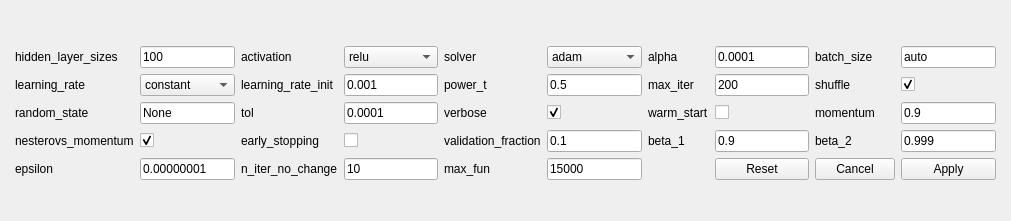
<?xml version="1.0" encoding="UTF-8"?>
<ui version="4.0">
 <class>ANN_advset</class>
 <widget class="QMainWindow" name="ANN_advset">
  <property name="geometry">
   <rect>
    <x>0</x>
    <y>0</y>
    <width>1011</width>
    <height>221</height>
   </rect>
  </property>
  <property name="windowTitle">
   <string>ANN Advanced Settings</string>
  </property>
  <widget class="QWidget" name="centralwidget">
   <layout class="QVBoxLayout" name="verticalLayout">
    <item>
     <layout class="QGridLayout" name="gridLayout">
      <property name="leftMargin">
       <number>6</number>
      </property>
      <property name="topMargin">
       <number>6</number>
      </property>
      <property name="rightMargin">
       <number>6</number>
      </property>
      <item row="1" column="6">
       <widget class="QLineEdit" name="power_tLineEdit">
        <property name="text">
         <string>0.5</string>
        </property>
       </widget>
      </item>
      <item row="1" column="9">
       <widget class="QLabel" name="shuffleLabel">
        <property name="toolTip">
         <string>Whether to shuffle samples in each iteration. Only used when solver=’sgd’ or ‘adam’.</string>
        </property>
        <property name="text">
         <string>shuffle</string>
        </property>
       </widget>
      </item>
      <item row="1" column="4">
       <widget class="QLineEdit" name="learning_rate_initLineEdit">
        <property name="text">
         <string>0.001</string>
        </property>
       </widget>
      </item>
      <item row="1" column="3">
       <widget class="QLabel" name="learning_rate_initLabel">
        <property name="toolTip">
         <string>The initial learning rate used. It controls the step-size in updating the weights. Only used when solver=’sgd’ or ‘adam’.</string>
        </property>
        <property name="text">
         <string>learning_rate_init</string>
        </property>
       </widget>
      </item>
      <item row="1" column="5">
       <widget class="QLabel" name="power_tLabel">
        <property name="toolTip">
         <string>The exponent for inverse scaling learning rate. It is used in updating effective learning rate when the learning_rate is set to ‘invscaling’. Only used when solver=’sgd’.</string>
        </property>
        <property name="text">
         <string>power_t</string>
        </property>
       </widget>
      </item>
      <item row="1" column="7">
       <widget class="QLabel" name="max_iterLabel">
        <property name="toolTip">
         <string>Maximum number of iterations. The solver iterates until convergence (determined by ‘tol’) or this number of iterations. For stochastic solvers (‘sgd’, ‘adam’), note that this determines the number of epochs (how many times each data point will be used), not the number of gradient steps.</string>
        </property>
        <property name="text">
         <string>max_iter</string>
        </property>
       </widget>
      </item>
      <item row="0" column="8">
       <widget class="QLineEdit" name="alphaLineEdit">
        <property name="text">
         <string>0.0001</string>
        </property>
       </widget>
      </item>
      <item row="1" column="8">
       <widget class="QLineEdit" name="max_iterLineEdit">
        <property name="text">
         <string>200</string>
        </property>
       </widget>
      </item>
      <item row="4" column="11">
       <widget class="QLineEdit" name="momentumLineEdit">
        <property name="text">
         <string>0.9</string>
        </property>
       </widget>
      </item>
      <item row="0" column="9">
       <widget class="QLabel" name="batch_sizeLabel">
        <property name="toolTip">
         <string>Size of minibatches for stochastic optimizers. If the solver is ‘lbfgs’, the classifier will not use minibatch. When set to “auto”, batch_size=min(200, n_samples)</string>
        </property>
        <property name="text">
         <string>batch_size</string>
        </property>
       </widget>
      </item>
      <item row="0" column="11">
       <widget class="QLineEdit" name="batch_sizeLineEdit">
        <property name="text">
         <string>auto</string>
        </property>
       </widget>
      </item>
      <item row="4" column="5">
       <widget class="QLabel" name="verboseLabel">
        <property name="toolTip">
         <string>Whether to print progress messages to stdout.</string>
        </property>
        <property name="text">
         <string>verbose</string>
        </property>
       </widget>
      </item>
      <item row="0" column="1">
       <widget class="QLabel" name="hidden_layer_sizesLabel">
        <property name="toolTip">
         <string>The ith element represents the number of neurons in the ith hidden layer.</string>
        </property>
        <property name="text">
         <string>hidden_layer_sizes</string>
        </property>
       </widget>
      </item>
      <item row="0" column="5">
       <widget class="QLabel" name="solverLabel">
        <property name="toolTip">
         <string>    The solver for weight optimization.

        ‘lbfgs’ is an optimizer in the family of quasi-Newton methods.
        ‘sgd’ refers to stochastic gradient descent.
        ‘adam’ refers to a stochastic gradient-based optimizer proposed by Kingma, Diederik, and Jimmy Ba

    Note: The default solver ‘adam’ works pretty well on relatively large datasets (with thousands of training samples or more) in terms of both training time and validation score. For small datasets, however, ‘lbfgs’ can converge faster and perform better.</string>
        </property>
        <property name="text">
         <string>solver</string>
        </property>
       </widget>
      </item>
      <item row="4" column="1">
       <widget class="QLabel" name="random_stateLabel">
        <property name="toolTip">
         <string>If int, random_state is the seed used by the random number generator; If RandomState instance, random_state is the random number generator; If None, the random number generator is the RandomState instance used by np.random.</string>
        </property>
        <property name="text">
         <string>random_state</string>
        </property>
       </widget>
      </item>
      <item row="0" column="3">
       <widget class="QLabel" name="activationLabel">
        <property name="toolTip">
         <string>    Activation function for the hidden layer.

        ‘identity’, no-op activation, useful to implement linear bottleneck, returns f(x) = x
        ‘logistic’, the logistic sigmoid function, returns f(x) = 1 / (1 + exp(-x)).
        ‘tanh’, the hyperbolic tan function, returns f(x) = tanh(x).
        ‘relu’, the rectified linear unit function, returns f(x) = max(0, x)</string>
        </property>
        <property name="text">
         <string>activation</string>
        </property>
       </widget>
      </item>
      <item row="0" column="7">
       <widget class="QLabel" name="alphaLabel">
        <property name="toolTip">
         <string>L2 penalty (regularization term) parameter.</string>
        </property>
        <property name="text">
         <string>alpha</string>
        </property>
       </widget>
      </item>
      <item row="0" column="2">
       <widget class="QLineEdit" name="hidden_layer_sizesLineEdit">
        <property name="text">
         <string>100</string>
        </property>
       </widget>
      </item>
      <item row="1" column="1">
       <widget class="QLabel" name="learning_rateLabel">
        <property name="toolTip">
         <string>    Learning rate schedule for weight updates.

        ‘constant’ is a constant learning rate given by ‘learning_rate_init’.
        ‘invscaling’ gradually decreases the learning rate at each time step ‘t’ using an inverse scaling exponent of ‘power_t’. effective_learning_rate = learning_rate_init / pow(t, power_t)
        ‘adaptive’ keeps the learning rate constant to ‘learning_rate_init’ as long as training loss keeps decreasing. Each time two consecutive epochs fail to decrease training loss by at least tol, or fail to increase validation score by at least tol if ‘early_stopping’ is on, the current learning rate is divided by 5.

    Only used when solver='sgd'.</string>
        </property>
        <property name="text">
         <string>learning_rate</string>
        </property>
       </widget>
      </item>
      <item row="4" column="2">
       <widget class="QLineEdit" name="random_stateLineEdit">
        <property name="text">
         <string>None</string>
        </property>
       </widget>
      </item>
      <item row="4" column="3">
       <widget class="QLabel" name="tolLabel">
        <property name="toolTip">
         <string>Tolerance for the optimization. When the loss or score is not improving by at least tol for n_iter_no_change consecutive iterations, unless learning_rate is set to ‘adaptive’, convergence is considered to be reached and training stops.</string>
        </property>
        <property name="text">
         <string>tol</string>
        </property>
       </widget>
      </item>
      <item row="4" column="7">
       <widget class="QLabel" name="warm_startLabel">
        <property name="toolTip">
         <string>When set to True, reuse the solution of the previous call to fit as initialization, otherwise, just erase the previous solution.</string>
        </property>
        <property name="text">
         <string>warm_start</string>
        </property>
       </widget>
      </item>
      <item row="4" column="9">
       <widget class="QLabel" name="momentumLabel">
        <property name="toolTip">
         <string>Momentum for gradient descent update. Should be between 0 and 1. Only used when solver=’sgd’.</string>
        </property>
        <property name="text">
         <string>momentum</string>
        </property>
       </widget>
      </item>
      <item row="4" column="4">
       <widget class="QLineEdit" name="tolLineEdit">
        <property name="text">
         <string>0.0001</string>
        </property>
       </widget>
      </item>
      <item row="5" column="1">
       <widget class="QLabel" name="nesterovs_momentumLabel">
        <property name="toolTip">
         <string>Whether to use Nesterov’s momentum. Only used when solver=’sgd’ and momentum &gt; 0.</string>
        </property>
        <property name="text">
         <string>nesterovs_momentum</string>
        </property>
       </widget>
      </item>
      <item row="5" column="5">
       <widget class="QLabel" name="validation_fractionLabel">
        <property name="toolTip">
         <string>The proportion of training data to set aside as validation set for early stopping. Must be between 0 and 1. Only used if early_stopping is True</string>
        </property>
        <property name="text">
         <string>validation_fraction</string>
        </property>
       </widget>
      </item>
      <item row="5" column="7">
       <widget class="QLabel" name="beta_1Label">
        <property name="toolTip">
         <string>Exponential decay rate for estimates of first moment vector in adam, should be in [0, 1). Only used when solver=’adam’</string>
        </property>
        <property name="frameShape">
         <enum>QFrame::NoFrame</enum>
        </property>
        <property name="text">
         <string>beta_1</string>
        </property>
       </widget>
      </item>
      <item row="5" column="8">
       <widget class="QLineEdit" name="beta_1LineEdit">
        <property name="enabled">
         <bool>true</bool>
        </property>
        <property name="autoFillBackground">
         <bool>false</bool>
        </property>
        <property name="text">
         <string>0.9</string>
        </property>
        <property name="frame">
         <bool>true</bool>
        </property>
        <property name="echoMode">
         <enum>QLineEdit::Normal</enum>
        </property>
        <property name="clearButtonEnabled">
         <bool>false</bool>
        </property>
       </widget>
      </item>
      <item row="5" column="3">
       <widget class="QLabel" name="early_stoppingLabel">
        <property name="toolTip">
         <string>Whether to use early stopping to terminate training when validation score is not improving. If set to true, it will automatically set aside 10% of training data as validation and terminate training when validation score is not improving by at least tol for n_iter_no_change consecutive epochs. Only effective when solver=’sgd’ or ‘adam’</string>
        </property>
        <property name="text">
         <string>early_stopping</string>
        </property>
       </widget>
      </item>
      <item row="5" column="11">
       <widget class="QLineEdit" name="beta_2LineEdit">
        <property name="text">
         <string>0.999</string>
        </property>
       </widget>
      </item>
      <item row="5" column="9">
       <widget class="QLabel" name="beta_2Label">
        <property name="toolTip">
         <string>Exponential decay rate for estimates of second moment vector in adam, should be in [0, 1). Only used when solver=’adam’</string>
        </property>
        <property name="text">
         <string>beta_2</string>
        </property>
       </widget>
      </item>
      <item row="5" column="6">
       <widget class="QLineEdit" name="validation_fractionLineEdit">
        <property name="text">
         <string>0.1</string>
        </property>
       </widget>
      </item>
      <item row="12" column="11">
       <widget class="QPushButton" name="applyPushButton">
        <property name="text">
         <string>Apply</string>
        </property>
       </widget>
      </item>
      <item row="12" column="1">
       <widget class="QLabel" name="epsilonLabel">
        <property name="toolTip">
         <string>Value for numerical stability in adam. Only used when solver=’adam’</string>
        </property>
        <property name="text">
         <string>epsilon</string>
        </property>
       </widget>
      </item>
      <item row="12" column="2">
       <widget class="QLineEdit" name="epsilonLineEdit">
        <property name="text">
         <string>0.00000001</string>
        </property>
       </widget>
      </item>
      <item row="12" column="3">
       <widget class="QLabel" name="n_iter_no_changeLabel">
        <property name="toolTip">
         <string>Maximum number of epochs to not meet tol improvement. Only effective when solver=’sgd’ or ‘adam’</string>
        </property>
        <property name="text">
         <string>n_iter_no_change</string>
        </property>
       </widget>
      </item>
      <item row="12" column="4">
       <widget class="QLineEdit" name="n_iter_no_changeLineEdit">
        <property name="text">
         <string>10</string>
        </property>
       </widget>
      </item>
      <item row="0" column="4">
       <widget class="QComboBox" name="activationComboBox">
        <item>
         <property name="text">
          <string>relu</string>
         </property>
        </item>
        <item>
         <property name="text">
          <string>identity</string>
         </property>
        </item>
        <item>
         <property name="text">
          <string>logistic</string>
         </property>
        </item>
        <item>
         <property name="text">
          <string>tanh</string>
         </property>
        </item>
       </widget>
      </item>
      <item row="0" column="6">
       <widget class="QComboBox" name="solverComboBox">
        <item>
         <property name="text">
          <string>adam</string>
         </property>
        </item>
        <item>
         <property name="text">
          <string>lbfgs</string>
         </property>
        </item>
        <item>
         <property name="text">
          <string>sgd</string>
         </property>
        </item>
       </widget>
      </item>
      <item row="1" column="2">
       <widget class="QComboBox" name="learning_rateComboBox">
        <item>
         <property name="text">
          <string>constant</string>
         </property>
        </item>
        <item>
         <property name="text">
          <string>invscaling</string>
         </property>
        </item>
        <item>
         <property name="text">
          <string>adaptive</string>
         </property>
        </item>
       </widget>
      </item>
      <item row="1" column="11">
       <widget class="QCheckBox" name="shuffleCheckBox">
        <property name="text">
         <string/>
        </property>
        <property name="checked">
         <bool>true</bool>
        </property>
       </widget>
      </item>
      <item row="4" column="6">
       <widget class="QCheckBox" name="verboseCheckBox">
        <property name="text">
         <string/>
        </property>
        <property name="checked">
         <bool>true</bool>
        </property>
       </widget>
      </item>
      <item row="4" column="8">
       <widget class="QCheckBox" name="warm_startCheckBox">
        <property name="text">
         <string/>
        </property>
       </widget>
      </item>
      <item row="5" column="2">
       <widget class="QCheckBox" name="nesterovs_momentumCheckBox">
        <property name="text">
         <string/>
        </property>
        <property name="checked">
         <bool>true</bool>
        </property>
       </widget>
      </item>
      <item row="5" column="4">
       <widget class="QCheckBox" name="early_stoppingCheckBox">
        <property name="text">
         <string/>
        </property>
       </widget>
      </item>
      <item row="12" column="5">
       <widget class="QLabel" name="max_funLabel">
        <property name="toolTip">
         <string>&lt;html&gt;&lt;head/&gt;&lt;body&gt;&lt;p&gt;Only used when solver=’lbfgs’. Maximum number of loss function calls. The solver iterates until convergence (determined by ‘tol’), number of iterations reaches max_iter, or this number of loss function calls. Note that number of loss function calls will be greater than or equal to the number of iterations for the &lt;span style=&quot; font-family:'Courier New';&quot;&gt;MLPClassifier&lt;/span&gt;.&lt;/p&gt;&lt;/body&gt;&lt;/html&gt;</string>
        </property>
        <property name="text">
         <string>max_fun</string>
        </property>
       </widget>
      </item>
      <item row="12" column="6">
       <widget class="QLineEdit" name="max_funLineEdit">
        <property name="text">
         <string>15000</string>
        </property>
       </widget>
      </item>
      <item row="12" column="9">
       <widget class="QPushButton" name="cancelPushButton">
        <property name="text">
         <string>Cancel</string>
        </property>
       </widget>
      </item>
      <item row="12" column="8">
       <widget class="QPushButton" name="resetpushButton">
        <property name="text">
         <string>Reset</string>
        </property>
       </widget>
      </item>
     </layout>
    </item>
   </layout>
  </widget>
 </widget>
 <tabstops>
  <tabstop>hidden_layer_sizesLineEdit</tabstop>
  <tabstop>activationComboBox</tabstop>
  <tabstop>solverComboBox</tabstop>
  <tabstop>alphaLineEdit</tabstop>
  <tabstop>batch_sizeLineEdit</tabstop>
  <tabstop>learning_rateComboBox</tabstop>
  <tabstop>learning_rate_initLineEdit</tabstop>
  <tabstop>power_tLineEdit</tabstop>
  <tabstop>max_iterLineEdit</tabstop>
  <tabstop>shuffleCheckBox</tabstop>
  <tabstop>random_stateLineEdit</tabstop>
  <tabstop>tolLineEdit</tabstop>
  <tabstop>verboseCheckBox</tabstop>
  <tabstop>warm_startCheckBox</tabstop>
  <tabstop>momentumLineEdit</tabstop>
  <tabstop>nesterovs_momentumCheckBox</tabstop>
  <tabstop>early_stoppingCheckBox</tabstop>
  <tabstop>validation_fractionLineEdit</tabstop>
  <tabstop>beta_1LineEdit</tabstop>
  <tabstop>beta_2LineEdit</tabstop>
  <tabstop>epsilonLineEdit</tabstop>
  <tabstop>n_iter_no_changeLineEdit</tabstop>
  <tabstop>max_funLineEdit</tabstop>
  <tabstop>resetpushButton</tabstop>
  <tabstop>cancelPushButton</tabstop>
  <tabstop>applyPushButton</tabstop>
 </tabstops>
 <resources/>
 <connections/>
</ui>
